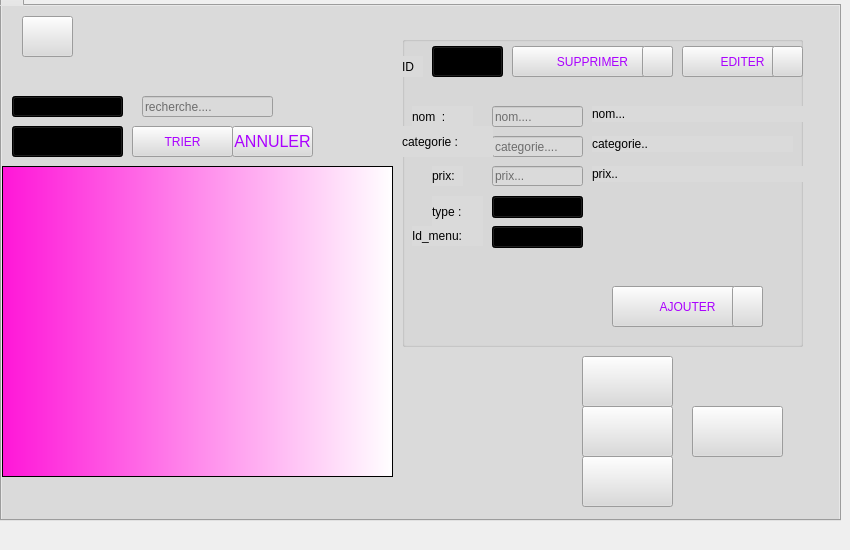
      <widget class="QWidget" name="tab_2">
       <attribute name="title">
        <string>Plats</string>
       </attribute>
       <widget class="QTabWidget" name="tabWidget">
        <property name="geometry">
         <rect>
          <x>0</x>
          <y>-20</y>
          <width>841</width>
          <height>541</height>
         </rect>
        </property>
        <property name="maximumSize">
         <size>
          <width>841</width>
          <height>541</height>
         </size>
        </property>
        <property name="styleSheet">
         <string notr="true">background-color: rgb(218, 218, 218);</string>
        </property>
        <property name="currentIndex">
         <number>0</number>
        </property>
        <widget class="QWidget" name="tab_3">
         <attribute name="title">
          <string/>
         </attribute>
         <widget class="QTableView" name="plat_tab">
          <property name="geometry">
           <rect>
            <x>0</x>
            <y>160</y>
            <width>391</width>
            <height>311</height>
           </rect>
          </property>
          <property name="styleSheet">
           <string notr="true">
background-color: qlineargradient(spread:repeat, x1:0, y1:0, x2:1, y2:0, stop:0 rgba(255, 22, 216, 255), stop:1 rgba(255, 255, 255, 255));



</string>
          </property>
          <attribute name="horizontalHeaderDefaultSectionSize">
           <number>80</number>
          </attribute>
         </widget>
         <widget class="QPushButton" name="bouton_imprimer">
          <property name="geometry">
           <rect>
            <x>580</x>
            <y>450</y>
            <width>91</width>
            <height>51</height>
           </rect>
          </property>
          <property name="styleSheet">
           <string notr="true">   
image: url(:/resource/printer.png);
</string>
          </property>
          <property name="text">
           <string/>
          </property>
         </widget>
         <widget class="QLabel" name="labelmessage">
          <property name="geometry">
           <rect>
            <x>70</x>
            <y>480</y>
            <width>421</width>
            <height>31</height>
           </rect>
          </property>
          <property name="styleSheet">
           <string notr="true">color: #aa00ff;
font: 75 italic 14pt &quot;MS Sans Serif&quot;;</string>
          </property>
          <property name="text">
           <string/>
          </property>
         </widget>
         <widget class="QGroupBox" name="groupBox_3">
          <property name="geometry">
           <rect>
            <x>400</x>
            <y>30</y>
            <width>401</width>
            <height>311</height>
           </rect>
          </property>
          <property name="font">
           <font>
            <pointsize>9</pointsize>
            <weight>75</weight>
            <bold>true</bold>
            <underline>true</underline>
           </font>
          </property>
          <property name="styleSheet">
           <string notr="true">background-color: rgb(218, 218, 218);</string>
          </property>
          <property name="title">
           <string/>
          </property>
          <widget class="QLabel" name="nom_label_2">
           <property name="geometry">
            <rect>
             <x>10</x>
             <y>70</y>
             <width>61</width>
             <height>21</height>
            </rect>
           </property>
           <property name="styleSheet">
            <string notr="true">    background-color: rgb(218, 218, 218);
font: 75 12pt &quot;MS Shell Dlg 2&quot;;</string>
           </property>
           <property name="text">
            <string>nom  :</string>
           </property>
          </widget>
          <widget class="QPushButton" name="ajouter_B_2">
           <property name="geometry">
            <rect>
             <x>410</x>
             <y>210</y>
             <width>75</width>
             <height>23</height>
            </rect>
           </property>
           <property name="text">
            <string>Ajouter</string>
           </property>
          </widget>
          <widget class="QLineEdit" name="nom_LE">
           <property name="geometry">
            <rect>
             <x>90</x>
             <y>70</y>
             <width>91</width>
             <height>21</height>
            </rect>
           </property>
           <property name="styleSheet">
            <string notr="true"/>
           </property>
           <property name="placeholderText">
            <string>nom....</string>
           </property>
          </widget>
          <widget class="QPushButton" name="ajouter_B">
           <property name="geometry">
            <rect>
             <x>210</x>
             <y>250</y>
             <width>151</width>
             <height>41</height>
            </rect>
           </property>
           <property name="styleSheet">
            <string notr="true">color:#aa00ff;
font: 75 12pt &quot;MS Shell Dlg 2&quot;;</string>
           </property>
           <property name="text">
            <string>AJOUTER</string>
           </property>
          </widget>
          <widget class="QLineEdit" name="categorie_LE">
           <property name="geometry">
            <rect>
             <x>90</x>
             <y>100</y>
             <width>91</width>
             <height>21</height>
            </rect>
           </property>
           <property name="placeholderText">
            <string>categorie....</string>
           </property>
          </widget>
          <widget class="QLineEdit" name="prix_LE">
           <property name="geometry">
            <rect>
             <x>90</x>
             <y>130</y>
             <width>91</width>
             <height>20</height>
            </rect>
           </property>
           <property name="text">
            <string/>
           </property>
           <property name="placeholderText">
            <string>prix...</string>
           </property>
          </widget>
          <widget class="QLabel" name="categorie_label">
           <property name="geometry">
            <rect>
             <x>0</x>
             <y>90</y>
             <width>91</width>
             <height>31</height>
            </rect>
           </property>
           <property name="styleSheet">
            <string notr="true">    background-color: rgb(218, 218, 218);
font: 75 12pt &quot;MS Shell Dlg 2&quot;;</string>
           </property>
           <property name="text">
            <string>categorie :</string>
           </property>
          </widget>
          <widget class="QLabel" name="prix_label">
           <property name="geometry">
            <rect>
             <x>30</x>
             <y>130</y>
             <width>31</width>
             <height>20</height>
            </rect>
           </property>
           <property name="styleSheet">
            <string notr="true">    background-color: rgb(218, 218, 218);
font: 75 12pt &quot;MS Shell Dlg 2&quot;;</string>
           </property>
           <property name="text">
            <string>prix:</string>
           </property>
          </widget>
          <widget class="QComboBox" name="type">
           <property name="geometry">
            <rect>
             <x>90</x>
             <y>160</y>
             <width>91</width>
             <height>22</height>
            </rect>
           </property>
           <property name="styleSheet">
            <string notr="true">background-color: qlineargradient(spread:repeat, x1:0, y1:0, x2:1, y2:0, stop:0 rgba(255, 22, 216, 255), stop:1 rgba(255, 255, 255, 255));
</string>
           </property>
           <item>
            <property name="text">
             <string>special</string>
            </property>
           </item>
           <item>
            <property name="text">
             <string>simple</string>
            </property>
           </item>
          </widget>
          <widget class="QLabel" name="prix_label_7">
           <property name="geometry">
            <rect>
             <x>30</x>
             <y>160</y>
             <width>51</width>
             <height>31</height>
            </rect>
           </property>
           <property name="styleSheet">
            <string notr="true">    background-color: rgb(218, 218, 218);
font: 75 12pt &quot;MS Shell Dlg 2&quot;;</string>
           </property>
           <property name="text">
            <string>type :</string>
           </property>
          </widget>
          <widget class="QComboBox" name="idmenu">
           <property name="geometry">
            <rect>
             <x>90</x>
             <y>190</y>
             <width>91</width>
             <height>22</height>
            </rect>
           </property>
           <property name="styleSheet">
            <string notr="true">background-color: qlineargradient(spread:repeat, x1:0, y1:0, x2:1, y2:0, stop:0 rgba(255, 22, 216, 255), stop:1 rgba(255, 255, 255, 255));
</string>
           </property>
          </widget>
          <widget class="QLabel" name="prix_label_8">
           <property name="geometry">
            <rect>
             <x>10</x>
             <y>190</y>
             <width>71</width>
             <height>20</height>
            </rect>
           </property>
           <property name="styleSheet">
            <string notr="true">    background-color: rgb(218, 218, 218);
font: 75 12pt &quot;MS Shell Dlg 2&quot;;</string>
           </property>
           <property name="text">
            <string>Id_menu:</string>
           </property>
          </widget>
          <widget class="QPushButton" name="ListDelete_B">
           <property name="geometry">
            <rect>
             <x>110</x>
             <y>10</y>
             <width>161</width>
             <height>31</height>
            </rect>
           </property>
           <property name="styleSheet">
            <string notr="true">color:#aa00ff;
font: 75 12pt &quot;MS Shell Dlg 2&quot;;</string>
           </property>
           <property name="text">
            <string>SUPPRIMER</string>
           </property>
          </widget>
          <widget class="QComboBox" name="idList_CB">
           <property name="geometry">
            <rect>
             <x>30</x>
             <y>10</y>
             <width>71</width>
             <height>31</height>
            </rect>
           </property>
           <property name="styleSheet">
            <string notr="true">background-color: qlineargradient(spread:repeat, x1:0, y1:0, x2:1, y2:0, stop:0 rgba(255, 22, 216, 255), stop:1 rgba(255, 255, 255, 255));

</string>
           </property>
           <property name="currentText">
            <string/>
           </property>
           <property name="placeholderText">
            <string>identifiant plat</string>
           </property>
          </widget>
          <widget class="QLabel" name="label">
           <property name="geometry">
            <rect>
             <x>0</x>
             <y>20</y>
             <width>21</width>
             <height>21</height>
            </rect>
           </property>
           <property name="styleSheet">
            <string notr="true">    background-color: rgb(218, 218, 218);
font: 75 12pt &quot;MS Shell Dlg 2&quot;;</string>
           </property>
           <property name="text">
            <string>ID</string>
           </property>
          </widget>
          <widget class="QPushButton" name="ListEdit_B">
           <property name="geometry">
            <rect>
             <x>280</x>
             <y>10</y>
             <width>121</width>
             <height>31</height>
            </rect>
           </property>
           <property name="styleSheet">
            <string notr="true">   color:#aa00ff;
font: 75 12pt &quot;MS Shell Dlg 2&quot;;</string>
           </property>
           <property name="text">
            <string>EDITER</string>
           </property>
          </widget>
          <widget class="QPushButton" name="pushButton_7">
           <property name="geometry">
            <rect>
             <x>240</x>
             <y>10</y>
             <width>31</width>
             <height>31</height>
            </rect>
           </property>
           <property name="styleSheet">
            <string notr="true">image: url(:/resource/cancel (1).png);</string>
           </property>
           <property name="text">
            <string/>
           </property>
          </widget>
          <widget class="QPushButton" name="pushButton_11">
           <property name="geometry">
            <rect>
             <x>330</x>
             <y>250</y>
             <width>31</width>
             <height>41</height>
            </rect>
           </property>
           <property name="styleSheet">
            <string notr="true">image: url(:/resource/check.png);</string>
           </property>
           <property name="text">
            <string/>
           </property>
          </widget>
          <widget class="QPushButton" name="pushButton_12">
           <property name="geometry">
            <rect>
             <x>370</x>
             <y>10</y>
             <width>31</width>
             <height>31</height>
            </rect>
           </property>
           <property name="styleSheet">
            <string notr="true">image: url(:/resource/edit .png);</string>
           </property>
           <property name="text">
            <string/>
           </property>
          </widget>
          <widget class="QLabel" name="nomcs">
           <property name="geometry">
            <rect>
             <x>190</x>
             <y>70</y>
             <width>211</width>
             <height>16</height>
            </rect>
           </property>
           <property name="text">
            <string>nom...</string>
           </property>
          </widget>
          <widget class="QLabel" name="categoriecs">
           <property name="geometry">
            <rect>
             <x>190</x>
             <y>100</y>
             <width>201</width>
             <height>16</height>
            </rect>
           </property>
           <property name="text">
            <string>categorie..</string>
           </property>
          </widget>
          <widget class="QLabel" name="prixcs">
           <property name="geometry">
            <rect>
             <x>190</x>
             <y>130</y>
             <width>211</width>
             <height>16</height>
            </rect>
           </property>
           <property name="text">
            <string>prix..</string>
           </property>
          </widget>
          <zorder>ListDelete_B</zorder>
          <zorder>nom_label_2</zorder>
          <zorder>ajouter_B_2</zorder>
          <zorder>nom_LE</zorder>
          <zorder>ajouter_B</zorder>
          <zorder>categorie_LE</zorder>
          <zorder>prix_LE</zorder>
          <zorder>categorie_label</zorder>
          <zorder>prix_label</zorder>
          <zorder>type</zorder>
          <zorder>prix_label_7</zorder>
          <zorder>idmenu</zorder>
          <zorder>prix_label_8</zorder>
          <zorder>idList_CB</zorder>
          <zorder>label</zorder>
          <zorder>ListEdit_B</zorder>
          <zorder>pushButton_7</zorder>
          <zorder>pushButton_11</zorder>
          <zorder>pushButton_12</zorder>
          <zorder>nomcs</zorder>
          <zorder>categoriecs</zorder>
          <zorder>prixcs</zorder>
         </widget>
         <widget class="QPushButton" name="exporter_2">
          <property name="geometry">
           <rect>
            <x>580</x>
            <y>400</y>
            <width>91</width>
            <height>51</height>
           </rect>
          </property>
          <property name="styleSheet">
           <string notr="true">
image: url(:/resource/excel (2).png);

</string>
          </property>
          <property name="text">
           <string/>
          </property>
         </widget>
         <widget class="QPushButton" name="bouton_imprimer_3">
          <property name="geometry">
           <rect>
            <x>580</x>
            <y>350</y>
            <width>91</width>
            <height>51</height>
           </rect>
          </property>
          <property name="styleSheet">
           <string notr="true">
image: url(:/resource/message.png);
</string>
          </property>
          <property name="text">
           <string/>
          </property>
         </widget>
         <widget class="QPushButton" name="bouton_imprimer_4">
          <property name="geometry">
           <rect>
            <x>20</x>
            <y>10</y>
            <width>51</width>
            <height>41</height>
           </rect>
          </property>
          <property name="styleSheet">
           <string notr="true">background-color: rgb(218, 218, 218);
image: url(:/resource/login.png);

</string>
          </property>
          <property name="text">
           <string/>
          </property>
         </widget>
         <widget class="QComboBox" name="listechercher">
          <property name="geometry">
           <rect>
            <x>10</x>
            <y>90</y>
            <width>111</width>
            <height>21</height>
           </rect>
          </property>
          <property name="styleSheet">
           <string notr="true">background-color: qlineargradient(spread:repeat, x1:0, y1:0, x2:1, y2:0, stop:0 rgba(255, 22, 216, 255), stop:1 rgba(255, 255, 255, 255));
</string>
          </property>
          <item>
           <property name="text">
            <string>nom</string>
           </property>
          </item>
          <item>
           <property name="text">
            <string>categorie</string>
           </property>
          </item>
         </widget>
         <widget class="QComboBox" name="listtrier">
          <property name="geometry">
           <rect>
            <x>10</x>
            <y>120</y>
            <width>111</width>
            <height>31</height>
           </rect>
          </property>
          <property name="styleSheet">
           <string notr="true">background-color: qlineargradient(spread:repeat, x1:0, y1:0, x2:1, y2:0, stop:0 rgba(255, 22, 216, 255), stop:1 rgba(255, 255, 255, 255));
</string>
          </property>
          <item>
           <property name="text">
            <string>nom</string>
           </property>
          </item>
          <item>
           <property name="text">
            <string>categorie</string>
           </property>
          </item>
          <item>
           <property name="text">
            <string>prix</string>
           </property>
          </item>
          <item>
           <property name="text">
            <string>type</string>
           </property>
          </item>
         </widget>
         <widget class="QPushButton" name="trier">
          <property name="geometry">
           <rect>
            <x>130</x>
            <y>120</y>
            <width>101</width>
            <height>31</height>
           </rect>
          </property>
          <property name="styleSheet">
           <string notr="true">color:#aa00ff;
font: 75 12pt &quot;MS Shell Dlg 2&quot;;
</string>
          </property>
          <property name="text">
           <string>TRIER</string>
          </property>
         </widget>
         <widget class="QLineEdit" name="chercher">
          <property name="geometry">
           <rect>
            <x>140</x>
            <y>90</y>
            <width>131</width>
            <height>21</height>
           </rect>
          </property>
          <property name="placeholderText">
           <string>recherche....</string>
          </property>
         </widget>
         <widget class="QPushButton" name="pushButton_8">
          <property name="geometry">
           <rect>
            <x>230</x>
            <y>120</y>
            <width>81</width>
            <height>31</height>
           </rect>
          </property>
          <property name="font">
           <font>
            <family>MS Shell Dlg 2</family>
            <pointsize>12</pointsize>
            <weight>9</weight>
            <italic>false</italic>
            <bold>false</bold>
           </font>
          </property>
          <property name="styleSheet">
           <string notr="true">color:#aa00ff;
font: 75 12pt &quot;MS Shell Dlg 2&quot;;
</string>
          </property>
          <property name="text">
           <string>ANNULER</string>
          </property>
         </widget>
         <widget class="QPushButton" name="stat">
          <property name="geometry">
           <rect>
            <x>690</x>
            <y>400</y>
            <width>91</width>
            <height>51</height>
           </rect>
          </property>
          <property name="styleSheet">
           <string notr="true">color:#aa00ff;
image: url(:/resource/statistics.png);
font: 75 12pt &quot;MS Shell Dlg 2&quot;;</string>
          </property>
          <property name="text">
           <string/>
          </property>
         </widget>
        </widget>
       </widget>
      </widget>
